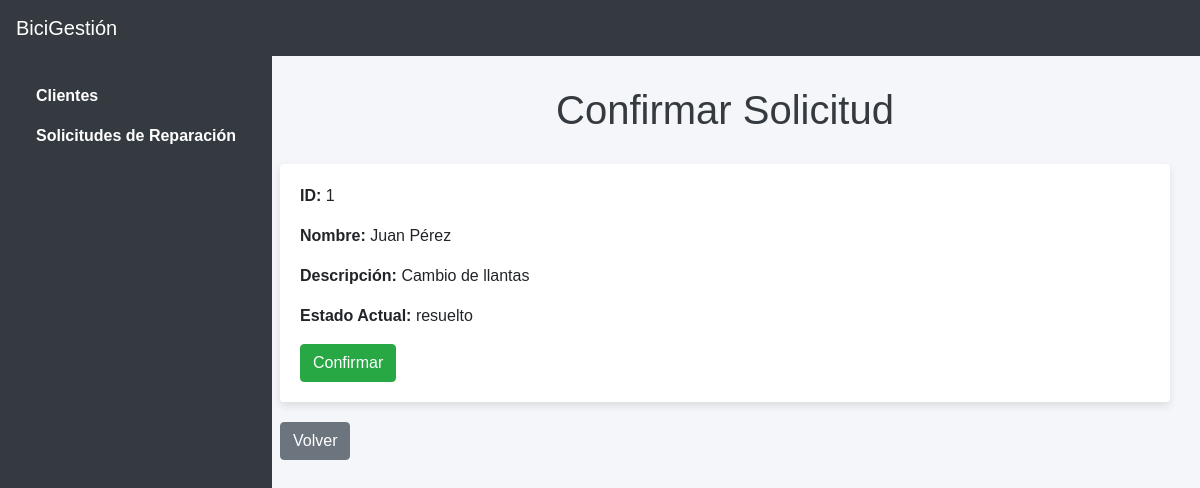
/solicitud/1/confirmar/, run on the app's committed database.
### mainapp/models.py (models this page shows, shortened)
class Solicitud(models.Model):
    ESTADO_CHOICES = [
        ('pendiente', 'Pendiente'),
        ('resuelto', 'Resuelto'),
        ('rechazado', 'Rechazado'),
    ]
    cliente = models.ForeignKey(Cliente, on_delete=models.CASCADE)
    descripcion = models.TextField()
    estado_actual = models.CharField(max_length=10, choices=ESTADO_CHOICES)
    fecha_registro = models.DateField(auto_now_add=True)

class Cliente(models.Model):
    nombre = models.CharField(max_length=100)
    telefono = models.CharField(max_length=20)
    email = models.EmailField()

### mainapp/views.py (the view, shortened to what this page needs)
# urls.py: path('solicitud/<int:solicitud_id>/confirmar/', views.confirmar_solicitud, name='confirmar_solicitud'),
def confirmar_solicitud(request, solicitud_id):
    solicitud = get_object_or_404(Solicitud, id=solicitud_id)
    return render(request, 'confirmar_solicitud.html', {'solicitud': solicitud})

### mainapp/templates/confirmar_solicitud.html (shortened to what this page needs)
<!DOCTYPE html>
<html>
<head>
    <link href="https://stackpath.bootstrapcdn.com/bootstrap/4.5.2/css/bootstrap.min.css" rel="stylesheet">
</head>
<body>
    <nav class="navbar navbar-expand-lg">
        <a class="navbar-brand" href="#">BiciGestión</a>
    </nav>
    <div class="sidebar">
        <nav class="nav flex-column">
            <a class="nav-link" href="{% url 'clientes' %}">Clientes</a>
            <a class="nav-link" href="{% url 'solicitudes' %}">Solicitudes de Reparación</a>
        </nav>
    </div>
    <div class="content">
        <h1>Confirmar Solicitud</h1>
        <div class="card">
            <p><strong>ID:</strong> {{ solicitud.id }}</p>
            <p><strong>Nombre:</strong> {{ solicitud.cliente.nombre }}</p>
            <p><strong>Descripción:</strong> {{ solicitud.descripcion }}</p>
            <p><strong>Estado Actual:</strong> {{ solicitud.estado_actual }}</p>
            <form method="post">
                <button type="submit" class="btn btn-success">Confirmar</button>
            </form>
        </div>
        <a class="btn btn-secondary" href="{% url 'solicitudes' %}">Volver</a>
    </div>
</body>
</html>

### mainapp/templates/confirmar_solicitud.html (style rules this page uses)
body { background-color: #f4f6f9; font-family: 'Arial', sans-serif; }
.navbar { background-color: #343a40; }
.navbar-brand, .nav-link { color: #ffffff !important; }
.sidebar { height: 100vh; background-color: #343a40; padding: 20px; position: fixed; }
.sidebar .nav-link { color: #ffffff !important; font-weight: bold; }
.content { margin-left: 250px; padding: 30px; }
h1 { color: #343a40; text-align: center; margin-bottom: 30px; }
.card { background-color: #ffffff; box-shadow: 0 4px 8px rgba(0, 0, 0, 0.1); border: none; padding: 20px; margin-bottom: 20px; }
.btn-success { background-color: #28a745; border-color: #28a745; }
.btn-secondary { background-color: #6c757d; border-color: #6c757d; }

### data on the page
Solicitud: id "1", cliente.nombre "Juan Pérez", descripcion "Cambio de llantas", estado_actual "resuelto"
